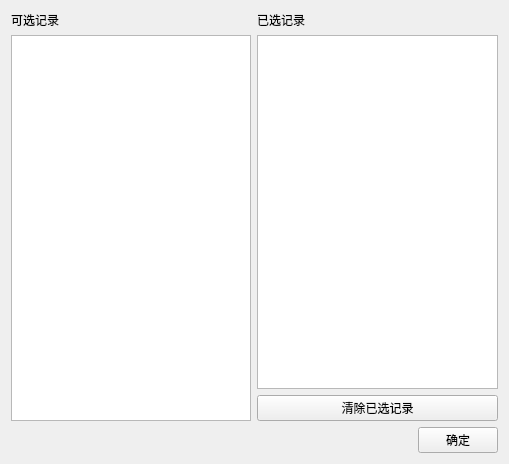
<?xml version="1.0" encoding="UTF-8"?>
<ui version="4.0">
 <class>CSurType</class>
 <widget class="QWidget" name="CSurType">
  <property name="geometry">
   <rect>
    <x>0</x>
    <y>0</y>
    <width>509</width>
    <height>464</height>
   </rect>
  </property>
  <property name="windowTitle">
   <string>Form</string>
  </property>
  <layout class="QVBoxLayout" name="verticalLayout_4">
   <item>
    <layout class="QHBoxLayout" name="horizontalLayout">
     <item>
      <layout class="QVBoxLayout" name="verticalLayout">
       <item>
        <widget class="QLabel" name="label">
         <property name="text">
          <string>可选记录</string>
         </property>
        </widget>
       </item>
       <item>
        <widget class="QListWidget" name="listWidget">
         <property name="statusTip">
          <string>双击选择</string>
         </property>
        </widget>
       </item>
      </layout>
     </item>
     <item>
      <layout class="QVBoxLayout" name="verticalLayout_3">
       <item>
        <layout class="QVBoxLayout" name="verticalLayout_2">
         <item>
          <widget class="QLabel" name="label_2">
           <property name="text">
            <string>已选记录</string>
           </property>
          </widget>
         </item>
         <item>
          <widget class="QListWidget" name="selected_surtype"/>
         </item>
        </layout>
       </item>
       <item>
        <widget class="QPushButton" name="clear_selected">
         <property name="text">
          <string>清除已选记录</string>
         </property>
        </widget>
       </item>
      </layout>
     </item>
    </layout>
   </item>
   <item>
    <layout class="QHBoxLayout" name="horizontalLayout_2">
     <item>
      <spacer name="horizontalSpacer">
       <property name="orientation">
        <enum>Qt::Horizontal</enum>
       </property>
       <property name="sizeHint" stdset="0">
        <size>
         <width>40</width>
         <height>20</height>
        </size>
       </property>
      </spacer>
     </item>
     <item>
      <widget class="QPushButton" name="pushButton">
       <property name="text">
        <string>确定</string>
       </property>
      </widget>
     </item>
    </layout>
   </item>
  </layout>
 </widget>
 <resources/>
 <connections/>
</ui>
